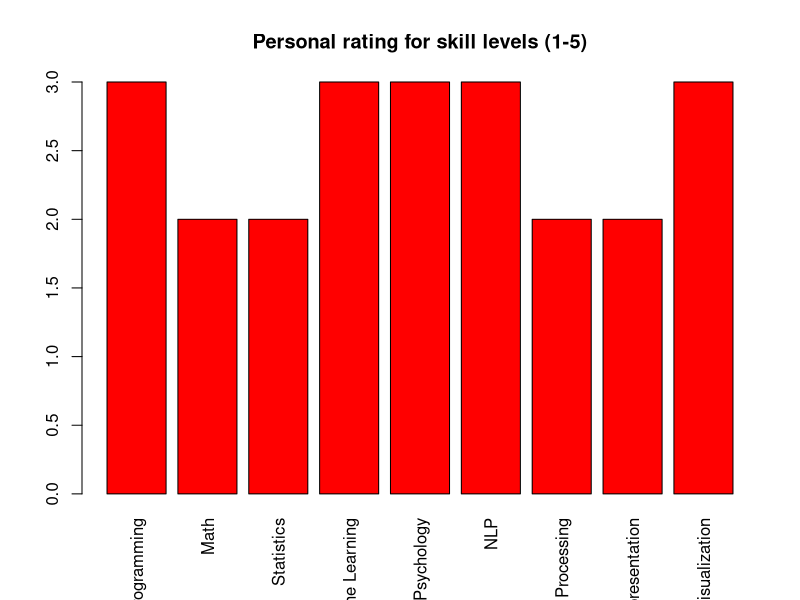

Recreate this plot in R.
## ---- chunk 1
skill <- c("computer programming", "Math", "Statistics", "Machine Learning", "Psychology", "NLP",
           "Image Processing", "Communication/presentation", "Data Visualization")
rating <- c(3, 2, 2, 3, 3, 3, 2, 2, 3)

df <- as.data.frame(skill)
df$rating <- rating
barplot(df$rating, names.arg = df$skill, axes = T, col = "red", las=3, main = "Personal rating for skill levels (1-5)")
